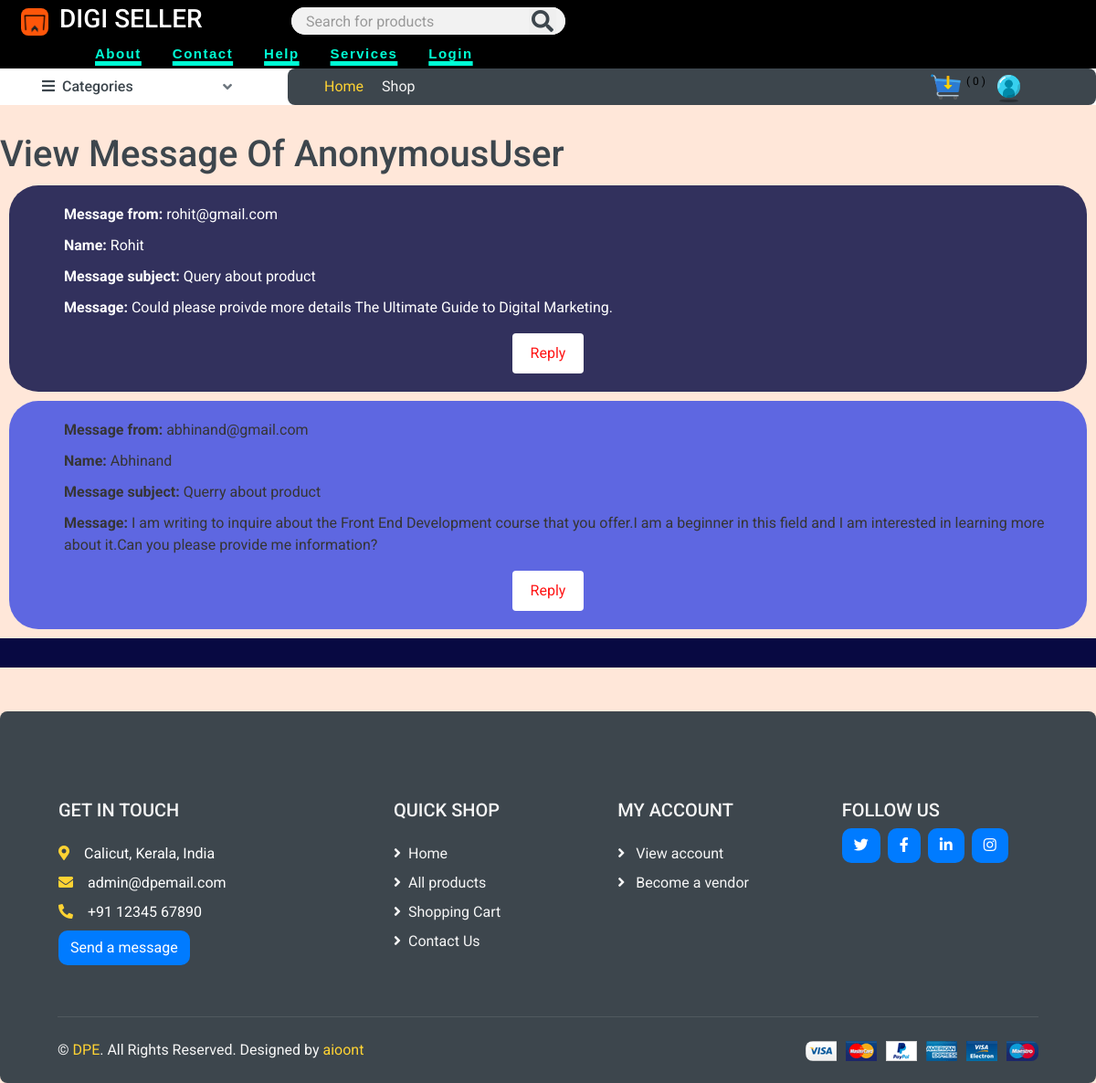
The app's page /my-store/view-messages/ with its own data.
### store/models.py (models this page shows, shortened)
class VendorMessage(models.Model):
    name = models.CharField(max_length=50)
    subject = models.CharField(max_length=100, default="Querry about product ")
    email = models.EmailField()
    message = models.TextField(max_length=200)

### store/views.py (the view)
# urls.py: path('my-store/view-messages/',views.view_messages_vendor, name='view_messages_vendor'),
def view_messages_vendor(request):
    vendor_msg = VendorMessage.objects.all()
    return render(request, 'view_messages_vendor.html',{
        'vendor_msg': vendor_msg,
    })

### store/cart.py (called while the page is built)
    def __len__(self):
        return sum(item['quantity'] for item in self.cart.values())

### store/context_processors.py (called while the page is built)
def cart(request):  # to make cart globally available context_processord.py used
    return {'cart': Cart(request)}

### store/templatetags/menu.py (called while the page is built)
@register.inclusion_tag('menu.html')
def menu():
    categories = Category.objects.all()
    return {'categories':categories}

### store/templates/view_messages_vendor.html (shortened to what this page needs)
{% extends 'base.html' %}
{% load static %}
{% block content %}
<body>
    <h1>View Message Of {{ user }} </h1>
    {% for i in vendor_msg %}
    <div class="message-container {% cycle 'gray-background' 'white-background' %}">
        <ul class="message-text">
            <li><strong>Message from:</strong> {{ i.email }}</li>
            <li><strong>Name:</strong> {{ i.name }}</li>
            <li><strong>Message subject:</strong> {{ i.subject }}</li>
            <li><strong>Message:</strong> {{ i.message }}</li>
        </ul>
        <button class="reply-button" onclick="window.location.href='mailto:{{ i.email }}'">Reply</button>
    </div>
    {% endfor %}
</body>
{% endblock %}

### store/templates/view_messages_vendor.html (style rules this page uses)
.message-container { margin: 10px; padding: 20px; border-radius: 2em; }
.gray-background { background-color: #32315D; color: #ffffff; }
.white-background { background-color: #5E67E1; color: #363535; }
.message-text { list-style-type: none; }
.message-text li { margin-bottom: 10px; }
.reply-button { background-color: #ffffff; color: #ff1515; padding: 10px 20px; border: none; border-radius: 4px; cursor: pointer; display: block; margin: auto; }

### records on screen
VendorMessage: email "rohit@gmail.com", name "Rohit", subject "Query about product", message "Could please proivde more details The Ultimate Guide to Digital Marketing."
VendorMessage: email "abhinand@gmail.com", name "Abhinand", subject "Querry about product", message "I am writing to inquire about the Front End Development course that you offer.I am a beginner in this field and I am interested in learning more about it.Can you please provide me information?"

### other values on screen
{{ cart|length }} "0"
{{ user }} "AnonymousUser"
